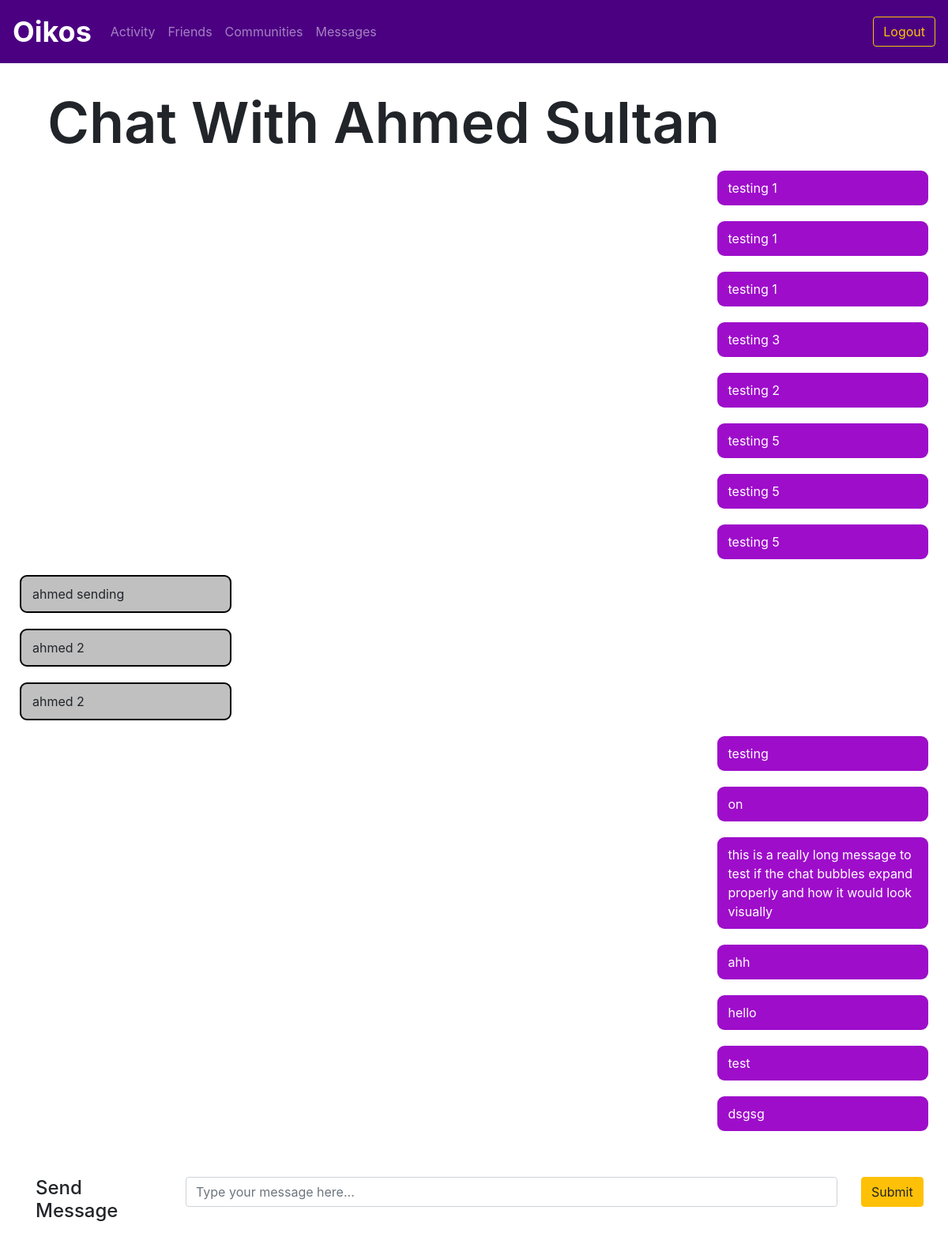
The page /messages/2 (signed in) on the database its author committed.
### utl/models.py (models this page shows)
class User(db.Model):
    userID = db.Column(db.Integer, primary_key=True)
    email = db.Column(db.Text, unique=True, nullable=False)
    password = db.Column(db.Text, nullable=False)
    firstName = db.Column(db.Text, nullable=False)
    lastName = db.Column(db.Text, nullable=False)
    displayName = db.Column(db.Text, nullable=False)
    grade = db.Column(db.Text, nullable=False)

class Message(db.Model):
    messageID = db.Column(db.Integer, primary_key=True)
    senderID = db.Column(db.Integer, nullable=False)
    receiverID = db.Column(db.Integer, nullable=False)
    content = db.Column(db.Text, nullable=False)
    timestamp = db.Column(db.DateTime, nullable=False, default=datetime.utcnow)

### app.py (the view)
@app.route("/messages/<contactID>")
@login_required
def chat(contactID):
    contact = usersfunctions.getUser(contactID)
    chat = messagesfunctions.getMessages(1, contactID)
    return render_template("chat.html", userID = 1, contact=contact, messages=chat)

### app.py (called while the page is built)
def login_required(f):
    @wraps(f)
    def decorated_function(*args, **kwargs):
        if "userID" not in session:
            return redirect(url_for('login'))
        return f(*args, **kwargs)
    return decorated_function

### utl/messages.py (called while the page is built)
def getMessages(userID, contactID):
    messages = Message.query.filter(((Message.senderID==userID) & (Message.receiverID==contactID)) | ((Message.senderID==contactID) & (Message.receiverID==userID))).order_by(Message.timestamp.asc())
    return messages

### utl/users.py (called while the page is built)
def getUser(userID):
    user = User.query.filter_by(userID=userID).first()
    return user

### templates/chat.html (shortened to what this page needs)
{% extends "base.html" %}
{% block loginoptions %}
    <form class="form-inline my-2 my-lg-0" action="/logout">
        <button class="btn btn-outline-warning my-2 my-sm-0" type="submit">Logout</button>
    </form>
{% endblock %}
{% block body %}
    <div class="content">
        <h1 class="display-3" style="font-weight: 600; padding-left: 5vw; padding-top: 5vh;">Chat With {{ contact.displayName }}</h1>
    </div>
    <div class="container">
        <div class="chat-panel">
            {% for message in messages %}
                {% if message.senderID == userID %}
                    <div class="row no-gutters">
                        <div class="col-md-3 offset-md-9">
                            <div class="chat-bubble-right">
                                {{ message.content }}
                            </div>
                        </div>
                    </div>
                {% else %}
                    <div class="row no-gutters">
                        <div class="col-md-3">
                            <div class="chat-bubble-left">
                                {{ message.content }}
                            </div>
                        </div>
                    </div>
                {% endif %}
            {% endfor %}
          </div>
        </div>
    <div class="container my-5">
        <form action="/sendmessage/{{ contact.userID }}" method="POST">
            <div class="row">
                <div class="col-md-2">
                    <h4>Send Message</h4>
                </div>
                <div class="col-md-9">
                    <input name="content" type="text" class="form-control" id="content" aria-describedby="content" placeholder="Type your message here...">
                </div>
                <div class="col-md-1">
                    <button type="submit" class="btn btn-warning">Submit</button>
                </div>
            </div>
        </form>
    </div>
{% endblock %}

### static/css/style.css (style rules this page uses)
.chat-bubble-left { padding: 10px 14px; background: silver; margin: 10px 30px; border-radius: 9px; position: relative; left: 0; border: 2px solid black; margin-left: -20px; }
.chat-bubble-right { padding: 10px 14px; background: rgb(158, 13, 202); color: white; margin: 10px 30px; border-radius: 9px; position: relative; right: 0; margin-right: -20px; }

### rows shown on the page
User: displayName "Ahmed Sultan"
Message: content "testing 1"
Message: content "testing 1"
Message: content "testing 1"
Message: content "testing 3"
Message: content "testing 2"
Message: content "testing 5"
Message: content "testing 5"
Message: content "testing 5"
Message: content "ahmed sending"
Message: content "ahmed 2"
Message: content "ahmed 2"
Message: content "testing"
Message: content "on"
Message: content "this is a really long message to test if the chat bubbles expand properly and how it would look visually"
Message: content "ahh"
Message: content "hello"
Message: content "test"
Message: content "dsgsg"
